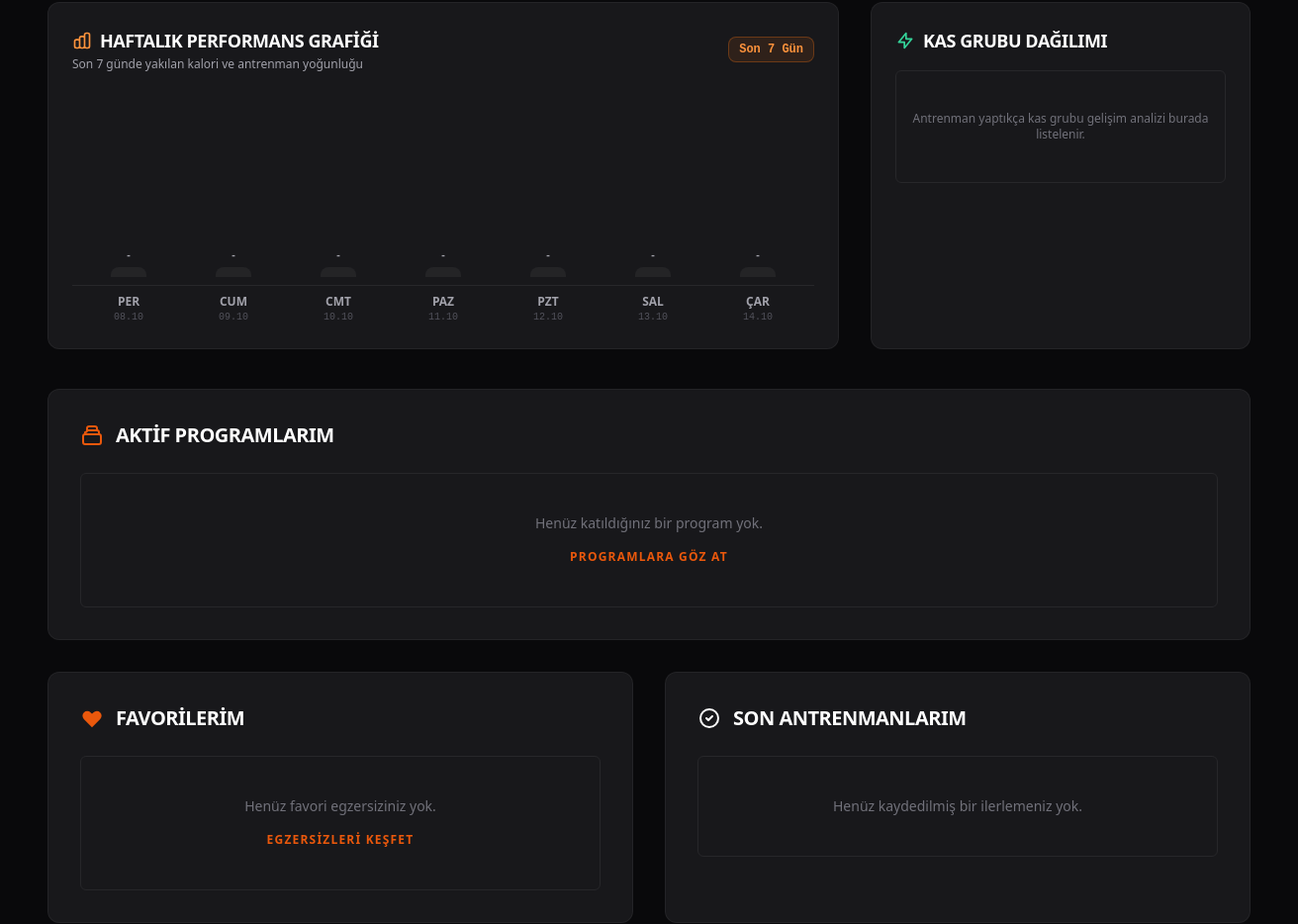
Before: /profil (signed in, middle part) with the older database file.
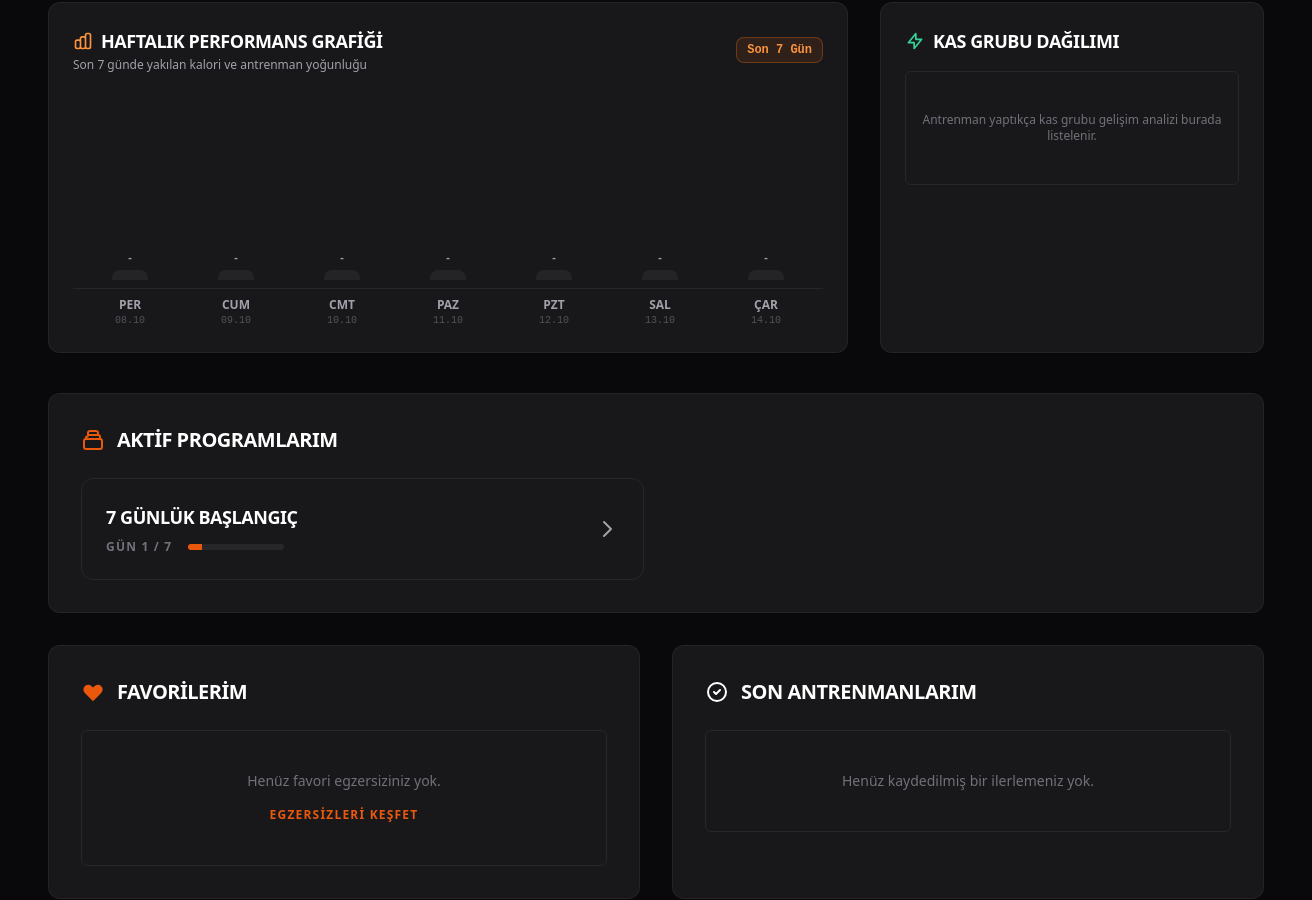
After: the same page with the newer database file.
### models.py (models this page shows)
class UserProgram(db.Model):
    id = db.Column(db.Integer, primary_key=True)
    user_id = db.Column(db.Integer, db.ForeignKey('user.id'), nullable=False)
    program_id = db.Column(db.Integer, db.ForeignKey('program.id'), nullable=False)
    current_day = db.Column(db.Integer, default=1)
    started_at = db.Column(db.DateTime, default=datetime.utcnow)
    user = db.relationship('User', backref=db.backref('active_programs', lazy=True))
    program = db.relationship('Program')

class Program(db.Model):
    id = db.Column(db.Integer, primary_key=True)
    title = db.Column(db.String(100), nullable=False)
    slug = db.Column(db.String(100), unique=True, nullable=False)
    description = db.Column(db.Text, nullable=True)
    duration_days = db.Column(db.Integer, nullable=False)
    level = db.Column(db.String(50), nullable=False)
    goal = db.Column(db.String(100), nullable=False)

### app.py (the view)
    @app.route('/profil')
    @login_required
    def profile():
        favorites = current_user.favorites
        progress = UserProgress.query.filter_by(user_id=current_user.id).order_by(UserProgress.completed_at.desc()).limit(15).all()
        today = date.today()
        today_log = DailyLog.query.filter_by(user_id=current_user.id, log_date=today).first()
        today_start = datetime.combine(today, datetime.min.time())
        today_progress = UserProgress.query.filter(UserProgress.user_id == current_user.id, UserProgress.completed_at >= today_start).all()
        today_duration = sum([p.duration_spent or 0 for p in today_progress])
        active_programs = current_user.active_programs
        user_badges = current_user.badges
        all_progress = UserProgress.query.filter_by(user_id=current_user.id).all()
        total_workouts = len(all_progress)
        total_calories = sum([p.calories_burned or 0 for p in all_progress])
        total_minutes = sum([p.duration_spent or 0 for p in all_progress]) // 60
        day_names_tr = ['Pzt', 'Sal', 'Çar', 'Per', 'Cum', 'Cmt', 'Paz']
        weekly_stats = []
        for i in range(6, -1, -1):
            d = today - timedelta(days=i)
            d_start = datetime.combine(d, datetime.min.time())
            d_end = datetime.combine(d, datetime.max.time())
            day_entries = [p for p in all_progress if p.completed_at and d_start <= p.completed_at <= d_end]
            cals = sum([p.calories_burned or 0 for p in day_entries])
            dur = sum([p.duration_spent or 0 for p in day_entries]) // 60
            weekly_stats.append({
                'date_str': d.strftime('%d.%m'),
                'day_name': day_names_tr[d.weekday()],
                'calories': cals,
                'duration_min': dur,
                'count': len(day_entries)
            })
        max_weekly_cal = max([w['calories'] for w in weekly_stats] + [150])
        muscle_distribution = {}
        for p in all_progress:
            mg = p.exercise.muscle_group if (p.exercise and p.exercise.muscle_group) else 'Tüm Vücut'
            muscle_distribution[mg] = muscle_distribution.get(mg, 0) + 1
        return render_template(
            'profile.html',
            favorites=favorites,
            progress=progress,
            today_log=today_log,
            today_duration=today_duration,
            active_programs=active_programs,
            user_badges=user_badges,
            weekly_stats=weekly_stats,
            max_weekly_cal=max_weekly_cal,
            total_workouts=total_workouts,
            total_calories=total_calories,
            total_minutes=total_minutes,
            muscle_distribution=muscle_distribution
        )

### models.py (called while the page is built)
@login_manager.user_loader
def load_user(user_id):
    return User.query.get(int(user_id))

### templates/profile.html (shortened to what this page needs)
{% extends 'base.html' %}
{% block content %}
                {% set water = today_log.water_ml if today_log and today_log.water_ml else 0 %}
                {% set cals = today_log.calories_consumed if today_log and today_log.calories_consumed else 0 %}
                {% set dur = today_duration if today_duration else 0 %}
                {% set water_pct = [(water / 2000.0), 1.0]|min %}
                {% set cal_pct = [(cals / 2500.0), 1.0]|min %}
                {% set dur_pct = [(dur / 3600.0), 1.0]|min %}
                {% set water_offset = 125 - (125 * water_pct) %}
                {% set cal_offset = 188 - (188 * cal_pct) %}
                {% set dur_offset = 251 - (251 * dur_pct) %}
<div class="grid grid-cols-1 lg:grid-cols-3 gap-8 mb-10 relative z-10 no-print">
    <div class="athletic-card rounded-xl p-6 lg:col-span-2">
        <div class="flex items-center justify-between mb-6">
            <div>
                <h3 class="text-lg font-bold text-white uppercase tracking-tight flex items-center gap-2">
                    <span>Haftalık Performans Grafiği</span>
                </h3>
                <p class="text-xs text-zinc-400 mt-0.5">Son 7 günde yakılan kalori ve antrenman yoğunluğu</p>
            </div>
            <span class="text-xs font-mono font-bold text-orange-400 bg-orange-500/10 border border-orange-500/30 px-2.5 py-1 rounded-lg">Son 7 Gün</span>
        </div>
        <div class="h-48 flex items-end justify-between gap-2 pt-6 pb-2 px-2 border-b border-zinc-800">
            {% for day in weekly_stats %}
                {% set height_pct = (day.calories / max_weekly_cal * 100)|round %}
                <div class="flex-1 flex flex-col items-center h-full justify-end group">
                    <div class="text-[10px] font-mono font-bold text-zinc-400 group-hover:text-white mb-1 transition-colors" title="{{ day.calories }} kcal">
                        {{ day.calories if day.calories > 0 else '-' }}
                    </div>
                    <div class="w-full max-w-[36px] bg-zinc-800/80 group-hover:bg-orange-500 rounded-t-lg transition-all duration-500 relative flex items-end justify-center"
                         style="height: {{ [height_pct, 6]|max }}%;">
                    </div>
                </div>
            {% endfor %}
        </div>
        <div class="flex justify-between gap-2 pt-2 px-2 text-center">
            {% for day in weekly_stats %}
                <div class="flex-1">
                    <span class="block text-xs font-bold uppercase text-zinc-400">{{ day.day_name }}</span>
                    <span class="block text-[10px] text-zinc-600 font-mono">{{ day.date_str }}</span>
                </div>
            {% endfor %}
        </div>
    </div>
    <div class="athletic-card rounded-xl p-6">
        <h3 class="text-lg font-bold text-white uppercase tracking-tight mb-4 flex items-center gap-2">
            <svg class="w-5 h-5 text-emerald-400" fill="none" stroke="currentColor" viewBox="0 0 24 24"><path stroke-linecap="round" stroke-linejoin="round" stroke-width="2" d="M13 10V3L4 14h7v7l9-11h-7z"></path></svg>
            <span>Kas Grubu Dağılımı</span>
        </h3>
        {% if muscle_distribution %}
            <div class="space-y-4">
                {% for mg, count in muscle_distribution.items() %}
                    {% set pct = (count / total_workouts * 100)|round %}
                    <div>
                        <div class="flex justify-between items-center text-xs font-bold uppercase mb-1">
                            <span class="text-zinc-300">{{ mg }}</span>
                            <span class="text-orange-400 font-mono">{{ count }} kez (%{{ pct }})</span>
                        </div>
                        <div class="w-full bg-zinc-800 h-2 rounded-full overflow-hidden">
                            <div class="bg-gradient-to-r from-orange-500 to-amber-400 h-full rounded-full" style="width: {{ pct }}%"></div>
                        </div>
                    </div>
                {% endfor %}
            </div>
        {% else %}
            <div class="text-center py-10 bg-zinc-900 rounded-md border border-zinc-800">
                <p class="text-zinc-500 text-xs font-medium">Antrenman yaptıkça kas grubu gelişim analizi burada listelenir.</p>
            </div>
        {% endif %}
    </div>
</div>
<div class="athletic-card rounded-xl p-8 mb-8 relative z-10 no-print">
    <h2 class="text-xl font-bold text-white mb-6 flex items-center uppercase tracking-tight">
        Aktif Programlarım
    </h2>
    {% if active_programs %}
        <div class="grid grid-cols-1 md:grid-cols-2 gap-6">
        {% for up in active_programs %}
            <a href="/programlar/{{ up.program.slug }}" class="block group">
                <div class="bg-zinc-900 border border-zinc-800 p-6 rounded-xl flex items-center justify-between transition-all duration-300 group-hover:border-accent/50 group-hover:-translate-y-1">
                    <div>
                        <h4 class="font-black text-white text-lg uppercase tracking-tight group-hover:text-accent transition-colors">{{ up.program.title }}</h4>
                        <div class="flex items-center mt-2 space-x-4">
                            <p class="text-xs font-bold text-zinc-500 uppercase tracking-widest">Gün {{ up.current_day }} / {{ up.program.duration_days }}</p>
                            <div class="w-24 h-1.5 bg-zinc-800 rounded-full overflow-hidden">
                                <div class="h-full bg-accent" style="width: {{ (up.current_day / up.program.duration_days * 100)|round }}%"></div>
                            </div>
                        </div>
                    </div>
                    <div class="text-zinc-400 group-hover:text-white transition-colors">
                        <svg class="w-6 h-6" fill="none" stroke="currentColor" viewBox="0 0 24 24"><path stroke-linecap="round" stroke-linejoin="round" stroke-width="2" d="M9 5l7 7-7 7"></path></svg>
                    </div>
                </div>
            </a>
        {% endfor %}
        </div>
    {% else %}
        <div class="text-center py-10 bg-zinc-900 rounded-md border border-zinc-800">
            <p class="text-zinc-500 text-sm font-medium">Henüz katıldığınız bir program yok.</p>
            <a href="/programlar" class="inline-block mt-4 text-accent font-bold hover:underline uppercase text-xs tracking-widest">Programlara Göz At</a>
        </div>
    {% endif %}
</div>
<div class="grid grid-cols-1 lg:grid-cols-2 gap-8 relative z-10 no-print">
    <div class="athletic-card rounded-xl p-8">
        <h2 class="text-xl font-bold text-white mb-6 flex items-center uppercase tracking-tight">
            <svg class="w-6 h-6 mr-3 text-accent" fill="currentColor" viewBox="0 0 20 20"><path fill-rule="evenodd" d="M3.172 5.172a4 4 0 015.656 0L10 6.343l1.172-1.171a4 4 0 115.656 5.656L10 17.657l-6.828-6.829a4 4 0 010-5.656z" clip-rule="evenodd"></path></svg>
            Favorilerim
        </h2>
        {% if favorites %}
            <ul class="space-y-3">
            {% for fav in favorites %}
                <li class="bg-zinc-900 border border-zinc-800 p-4 rounded-md flex justify-between items-center transition-colors hover:border-zinc-700">
                    <div>
                        <a href="/egzersizler/{{ fav.slug }}" class="font-bold text-white hover:text-accent transition-colors uppercase">{{ fav.name }}</a>
                        <p class="text-xs font-bold text-zinc-500 mt-1 uppercase tracking-wide">{{ fav.muscle_group }}</p>
                    </div>
                    <form action="/favori-ekle/{{ fav.id }}" method="POST">
                        <button type="submit" class="text-zinc-500 hover:text-white hover:bg-zinc-800 text-xs font-bold border border-zinc-700 px-3 py-2 rounded-sm uppercase tracking-wide transition-colors">Kaldır</button>
                    </form>
                </li>
            {% endfor %}
            </ul>
        {% else %}
            <div class="text-center py-10 bg-zinc-900 rounded-md border border-zinc-800">
                <p class="text-zinc-500 text-sm font-medium">Henüz favori egzersiziniz yok.</p>
                <a href="/egzersizler" class="inline-block mt-4 text-accent font-bold hover:underline uppercase text-xs tracking-widest">Egzersizleri Keşfet</a>
            </div>
        {% endif %}
    </div>
    <div class="athletic-card rounded-xl p-8">
        <h2 class="text-xl font-bold text-white mb-6 flex items-center uppercase tracking-tight">
            <svg class="w-6 h-6 mr-3 text-white" fill="none" stroke="currentColor" viewBox="0 0 24 24"><path stroke-linecap="round" stroke-linejoin="round" stroke-width="2" d="M9 12l2 2 4-4m6 2a9 9 0 11-18 0 9 9 0 0118 0z"></path></svg>
            Son Antrenmanlarım
        </h2>
        {% if progress %}
            <ul class="space-y-3">
            {% for p in progress %}
                <li class="bg-zinc-900 border border-zinc-800 p-4 rounded-md transition-colors hover:border-zinc-700">
                    <div class="flex justify-between items-center mb-3">
                        <span class="font-bold text-white uppercase">{{ p.exercise.name if p.exercise else 'Antrenman Seansı' }}</span>
                        <span class="text-xs font-mono font-bold text-zinc-500">{{ p.completed_at.strftime('%d.%m.%Y %H:%M') }}</span>
                    </div>
                    <div class="flex items-center gap-3 text-xs font-bold uppercase tracking-wide">
                        <span class="bg-zinc-800 text-white px-2 py-1 rounded-sm">
                            🔥 {{ p.calories_burned }} kcal
                        </span>
                        <span class="bg-zinc-800 text-zinc-400 px-2 py-1 rounded-sm">
                            ⏱️ {{ p.duration_spent }} sn
                        </span>
                    </div>
                </li>
            {% endfor %}
            </ul>
        {% else %}
            <div class="text-center py-10 bg-zinc-900 rounded-md border border-zinc-800">
                <p class="text-zinc-500 text-sm font-medium">Henüz kaydedilmiş bir ilerlemeniz yok.</p>
            </div>
        {% endif %}
    </div>
</div>
{% endblock %}

### templates/base.html (shortened to what this page needs)
<!DOCTYPE html>
<html lang="tr">
<head>
    <script src="https://cdn.tailwindcss.com"></script>
</head>
<body class="font-sans min-h-screen flex flex-col antialiased pb-16 md:pb-0">
    <main class="flex-grow container mx-auto px-4 sm:px-6 lg:px-8 py-10 relative z-10">
        {% block content %}{% endblock %}
    </main>
</body>
</html>

### templates/base.html (style rules this page uses)
body { background-color: #09090b; color: #fafafa; }
.athletic-card { background-color: #18181b; border: 1px solid rgba(255, 255, 255, 0.05); transition: all 0.3s ease; }

Changed rows visible on the page:
added UserProgram: program "7 GÜNLÜK BAŞLANGIÇ", current_day "1", program.duration_days "7"
Other visible differences:
text no longer shown: "Henüz katıldığınız bir program yok. PROGRAMLARA GÖZ AT"
